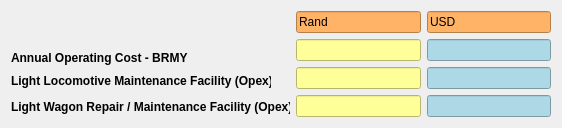
       <widget class="QWidget" name="layoutWidget">
        <property name="geometry">
         <rect>
          <x>610</x>
          <y>2190</y>
          <width>562</width>
          <height>124</height>
         </rect>
        </property>
        <layout class="QHBoxLayout" name="horizontalLayout_16">
         <item>
          <layout class="QVBoxLayout" name="verticalLayout_25">
           <item>
            <widget class="QLabel" name="label_71">
             <property name="maximumSize">
              <size>
               <width>260</width>
               <height>16777215</height>
              </size>
             </property>
             <property name="text">
              <string>&lt;html&gt;&lt;head/&gt;&lt;body&gt;&lt;p&gt;&lt;br/&gt;&lt;/p&gt;&lt;p&gt;&lt;span style=&quot; font-weight:700;&quot;&gt;Annual Operating Cost - BRMY&lt;/span&gt;&lt;/p&gt;&lt;/body&gt;&lt;/html&gt;</string>
             </property>
            </widget>
           </item>
           <item>
            <widget class="QLabel" name="label_72">
             <property name="maximumSize">
              <size>
               <width>260</width>
               <height>16777215</height>
              </size>
             </property>
             <property name="text">
              <string>&lt;html&gt;&lt;head/&gt;&lt;body&gt;&lt;p&gt;&lt;span style=&quot; font-weight:700;&quot;&gt;Light Locomotive Maintenance Facility (Opex)&lt;/span&gt;&lt;/p&gt;&lt;/body&gt;&lt;/html&gt;</string>
             </property>
            </widget>
           </item>
           <item>
            <widget class="QLabel" name="label_73">
             <property name="maximumSize">
              <size>
               <width>279</width>
               <height>16777215</height>
              </size>
             </property>
             <property name="text">
              <string>&lt;html&gt;&lt;head/&gt;&lt;body&gt;&lt;p&gt;&lt;span style=&quot; font-weight:700;&quot;&gt;Light Wagon Repair / Maintenance Facility (Opex)&lt;/span&gt;&lt;/p&gt;&lt;/body&gt;&lt;/html&gt;</string>
             </property>
            </widget>
           </item>
          </layout>
         </item>
         <item>
          <layout class="QHBoxLayout" name="operatingcosts3">
           <item>
            <layout class="QVBoxLayout" name="Rand_Cost_input">
             <item>
              <widget class="QLineEdit" name="lineEdit_61">
               <property name="styleSheet">
                <string notr="true">QLineEdit {
    background-color: #FFB366;  /* Pastel Orange */
    color: #000000;             /* Text Color */
}
</string>
               </property>
               <property name="text">
                <string>Rand</string>
               </property>
               <property name="readOnly">
                <bool>true</bool>
               </property>
              </widget>
             </item>
             <item>
              <widget class="QLineEdit" name="Rand_AnnualOperatingInput">
               <property name="styleSheet">
                <string notr="true">QLineEdit {
    background-color: #FFFF99;
    color: #000000;
}
</string>
               </property>
              </widget>
             </item>
             <item>
              <widget class="QLineEdit" name="Rand_LocomotiveInput">
               <property name="styleSheet">
                <string notr="true">QLineEdit {
    background-color: #FFFF99;
    color: #000000;
}
</string>
               </property>
              </widget>
             </item>
             <item>
              <widget class="QLineEdit" name="Rand_Wagon_input">
               <property name="styleSheet">
                <string notr="true">QLineEdit {
    background-color: #FFFF99;
    color: #000000;
}
</string>
               </property>
              </widget>
             </item>
            </layout>
           </item>
           <item>
            <layout class="QVBoxLayout" name="USD_Cost_output">
             <item>
              <widget class="QLineEdit" name="lineEdit_65">
               <property name="styleSheet">
                <string notr="true">QLineEdit {
    background-color: #FFB366;  /* Pastel Orange */
    color: #000000;             /* Text Color */
}
</string>
               </property>
               <property name="text">
                <string>USD</string>
               </property>
               <property name="readOnly">
                <bool>true</bool>
               </property>
              </widget>
             </item>
             <item>
              <widget class="QLineEdit" name="USD_AnnualOperatingOutput">
               <property name="styleSheet">
                <string notr="true">QLineEdit {
    background-color: #ADD8E6;
    color: #000000;
}
</string>
               </property>
               <property name="readOnly">
                <bool>true</bool>
               </property>
              </widget>
             </item>
             <item>
              <widget class="QLineEdit" name="USD_LocomotiveOutput">
               <property name="styleSheet">
                <string notr="true">QLineEdit {
    background-color: #ADD8E6;
    color: #000000;
}
</string>
               </property>
               <property name="readOnly">
                <bool>true</bool>
               </property>
              </widget>
             </item>
             <item>
              <widget class="QLineEdit" name="USD_Wagon_Output">
               <property name="styleSheet">
                <string notr="true">QLineEdit {
    background-color: #ADD8E6;
    color: #000000;
}
</string>
               </property>
               <property name="readOnly">
                <bool>true</bool>
               </property>
              </widget>
             </item>
            </layout>
           </item>
          </layout>
         </item>
        </layout>
       </widget>
